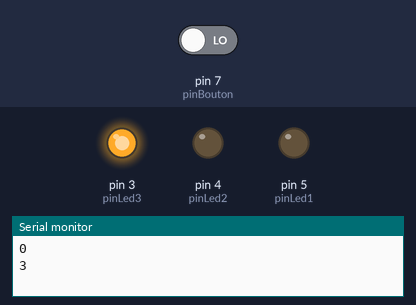
Simulated run of this sketch. Board: Arduino Uno, built with avr-gcc and run on an emulated ATmega328P. On the bench: output pins drawn as LEDs (lit = HIGH), the last lines printed to the serial monitor. The test bench sets the inputs (shaded band); at power-on: pin 7 (pinBouton) LOW.

Above: at 0.2 s.
At 1.2 s:
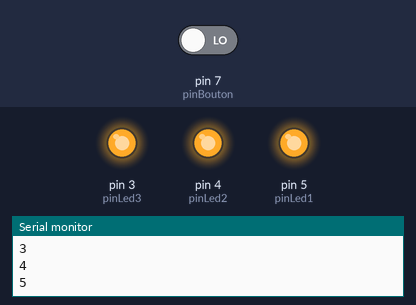
At 3.7 s:
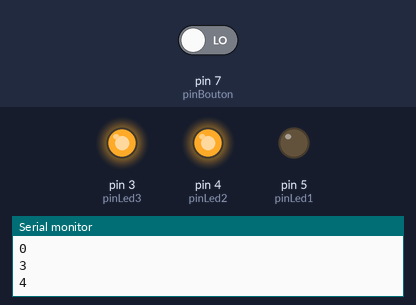
At 5.7 s:
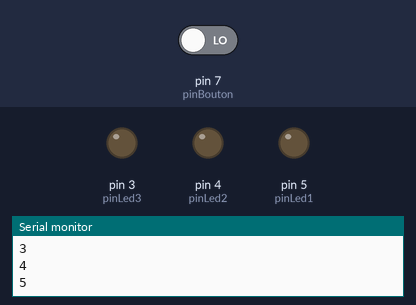
Timing chart, 0 to 6.9 s (numbered marks = the images above):
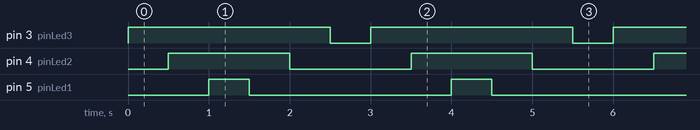

The sketch:

Allumer_eteindre_LED.ino
```cpp
//déclaration des variables
int pinBouton;
int pinLed1, pinLed2, pinLed3;
boolean etatBouton;
int compteur;

void setup(){
  //initialisation des variables
  Serial.begin(9600);
  pinBouton = 7;
  pinLed1 = 5;
  pinLed2 = 4;
  pinLed3 = 3;
  etatBouton = LOW;
  compteur =0;

  //définition des modes
  pinMode(pinBouton, INPUT); //mode lecture pour le bouton
  pinMode(pinLed1, OUTPUT); //mode écriture pour led1
  pinMode(pinLed2, OUTPUT); //mode écriture pour led2
  pinMode(pinLed3, OUTPUT); //mode écriture pour led3
}

void loop(){
  boolean etatBouton = digitalRead(pinBouton);
  Serial.println(etatBouton);
      for(int i=3;i<=5; i++){
          digitalWrite(i,HIGH);
          Serial.println(i);
          delay(500);
        if(etatBouton == HIGH){
            compteur = 1;
            while(compteur == 1 && etatBouton == HIGH){
                compteur = 0;
            }
        }
      }
      for(int i=5;i>=3; i--){
          digitalWrite(i,LOW);
          delay(500);
        if(etatBouton == HIGH){
            compteur = 1;
            while(compteur == 1 && etatBouton == HIGH){
                  compteur = 0;
            }
        }
      }
}

/*

//déclaration des variables
int pinBouton;
int pinLed1, pinLed2;
void setup()
{
  //initialisation des variables
  pinBouton = 2;
  pinLed1 = 4;
  pinLed2 = 6;
  //définition des modes
  pinMode(pinBouton, INPUT); //mode lecture pour le bouton
  pinMode(pinLed1, OUTPUT); //mode écriture pour led1
  pinMode(pinLed2, OUTPUT); //mode écriture pour led2

}
void loop()
{
  //lecture de l'état du bouton et stockage dans etatBouton
  boolean etatBouton = digitalRead(pinBouton);
  //test des conditions
  if (etatBouton==HIGH)//test si bouton appuyé
  {
    digitalWrite(pinLed1,LOW); //led1 éteinte
    digitalWrite(pinLed2,HIGH); //led2 allumée
  }
  if (etatBouton==LOW)//test si bouton levé
  {
    digitalWrite(pinLed1,HIGH); //Led1 allumée
    digitalWrite(pinLed2,LOW); //led2 éteinte
  }
  delay(100); //petite attente
}*/
```

Measured:
- by itself, pin 3 (pinLed3): alternates HIGH for 2.5 s and LOW for 0.50 s
- by itself, pin 4 (pinLed2): alternates HIGH for 1.5 s and LOW for 1.5 s
- by itself, pin 5 (pinLed1): alternates HIGH for 0.50 s and LOW for 2.5 s
